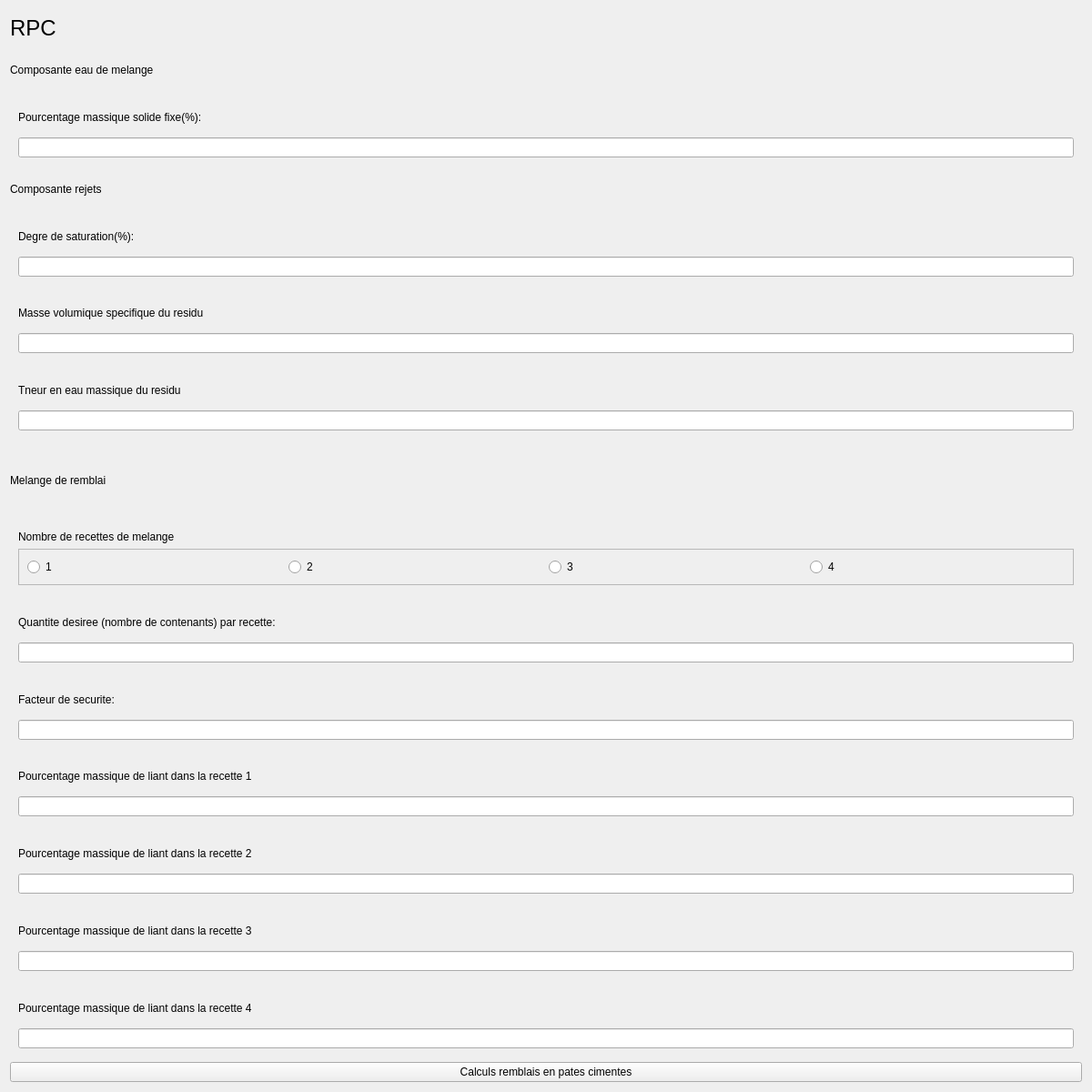
                    <widget class="QWidget" name="scrollAreaWidgetContents_4">
                     <property name="geometry">
                      <rect>
                       <x>0</x>
                       <y>-493</y>
                       <width>1200</width>
                       <height>1200</height>
                      </rect>
                     </property>
                     <property name="minimumSize">
                      <size>
                       <width>1200</width>
                       <height>1200</height>
                      </size>
                     </property>
                     <layout class="QVBoxLayout" name="verticalLayout_54">
                      <item>
                       <widget class="QLabel" name="label_40">
                        <property name="maximumSize">
                         <size>
                          <width>16777215</width>
                          <height>40</height>
                         </size>
                        </property>
                        <property name="font">
                         <font>
                          <pointsize>18</pointsize>
                         </font>
                        </property>
                        <property name="text">
                         <string>RPC</string>
                        </property>
                       </widget>
                      </item>
                      <item>
                       <widget class="QLabel" name="label_41">
                        <property name="maximumSize">
                         <size>
                          <width>16777215</width>
                          <height>40</height>
                         </size>
                        </property>
                        <property name="text">
                         <string>Composante eau de melange</string>
                        </property>
                       </widget>
                      </item>
                      <item>
                       <widget class="QWidget" name="widget_35" native="true">
                        <layout class="QVBoxLayout" name="verticalLayout_55">
                         <item>
                          <widget class="QLabel" name="label_42">
                           <property name="text">
                            <string>Pourcentage massique solide fixe(%):</string>
                           </property>
                          </widget>
                         </item>
                         <item>
                          <widget class="QLineEdit" name="lineEdit_22"/>
                         </item>
                        </layout>
                       </widget>
                      </item>
                      <item>
                       <widget class="QLabel" name="label_46">
                        <property name="maximumSize">
                         <size>
                          <width>16777215</width>
                          <height>40</height>
                         </size>
                        </property>
                        <property name="text">
                         <string>Composante rejets</string>
                        </property>
                       </widget>
                      </item>
                      <item>
                       <widget class="QWidget" name="widget_36" native="true">
                        <layout class="QVBoxLayout" name="verticalLayout_56">
                         <item>
                          <widget class="QLabel" name="label_43">
                           <property name="text">
                            <string>Degre de saturation(%):</string>
                           </property>
                          </widget>
                         </item>
                         <item>
                          <widget class="QLineEdit" name="lineEdit_23"/>
                         </item>
                        </layout>
                       </widget>
                      </item>
                      <item>
                       <widget class="QWidget" name="widget_37" native="true">
                        <layout class="QVBoxLayout" name="verticalLayout_57">
                         <item>
                          <widget class="QLabel" name="label_44">
                           <property name="text">
                            <string>Masse volumique specifique du residu</string>
                           </property>
                          </widget>
                         </item>
                         <item>
                          <widget class="QLineEdit" name="lineEdit_24"/>
                         </item>
                        </layout>
                       </widget>
                      </item>
                      <item>
                       <widget class="QWidget" name="widget_38" native="true">
                        <layout class="QVBoxLayout" name="verticalLayout_58">
                         <item>
                          <widget class="QLabel" name="label_45">
                           <property name="text">
                            <string>Tneur en eau massique du residu</string>
                           </property>
                          </widget>
                         </item>
                         <item>
                          <widget class="QLineEdit" name="lineEdit_25"/>
                         </item>
                        </layout>
                       </widget>
                      </item>
                      <item>
                       <widget class="QLabel" name="label_47">
                        <property name="text">
                         <string>Melange de remblai</string>
                        </property>
                       </widget>
                      </item>
                      <item>
                       <widget class="QWidget" name="widget_39" native="true">
                        <layout class="QVBoxLayout" name="verticalLayout_59">
                         <item>
                          <widget class="QLabel" name="label_48">
                           <property name="text">
                            <string>Nombre de recettes de melange</string>
                           </property>
                          </widget>
                         </item>
                         <item>
                          <widget class="QFrame" name="frame_7">
                           <property name="minimumSize">
                            <size>
                             <width>0</width>
                             <height>30</height>
                            </size>
                           </property>
                           <property name="frameShape">
                            <enum>QFrame::StyledPanel</enum>
                           </property>
                           <property name="frameShadow">
                            <enum>QFrame::Raised</enum>
                           </property>
                           <layout class="QHBoxLayout" name="horizontalLayout_11">
                            <item>
                             <widget class="QRadioButton" name="radioButton_30">
                              <property name="text">
                               <string>1</string>
                              </property>
                             </widget>
                            </item>
                            <item>
                             <widget class="QRadioButton" name="radioButton_31">
                              <property name="text">
                               <string>2</string>
                              </property>
                             </widget>
                            </item>
                            <item>
                             <widget class="QRadioButton" name="radioButton_32">
                              <property name="text">
                               <string>3</string>
                              </property>
                             </widget>
                            </item>
                            <item>
                             <widget class="QRadioButton" name="radioButton_33">
                              <property name="text">
                               <string>4</string>
                              </property>
                             </widget>
                            </item>
                           </layout>
                          </widget>
                         </item>
                        </layout>
                       </widget>
                      </item>
                      <item>
                       <widget class="QWidget" name="widget_40" native="true">
                        <layout class="QVBoxLayout" name="verticalLayout_60">
                         <item>
                          <widget class="QLabel" name="label_49">
                           <property name="text">
                            <string>Quantite desiree (nombre de contenants) par recette:</string>
                           </property>
                          </widget>
                         </item>
                         <item>
                          <widget class="QLineEdit" name="lineEdit_26"/>
                         </item>
                        </layout>
                       </widget>
                      </item>
                      <item>
                       <widget class="QWidget" name="widget_41" native="true">
                        <layout class="QVBoxLayout" name="verticalLayout_61">
                         <item>
                          <widget class="QLabel" name="label_50">
                           <property name="text">
                            <string>Facteur de securite:</string>
                           </property>
                          </widget>
                         </item>
                         <item>
                          <widget class="QLineEdit" name="lineEdit_27"/>
                         </item>
                        </layout>
                       </widget>
                      </item>
                      <item>
                       <widget class="QWidget" name="widget_42" native="true">
                        <layout class="QVBoxLayout" name="verticalLayout_62">
                         <item>
                          <widget class="QLabel" name="label_51">
                           <property name="text">
                            <string>Pourcentage massique de liant dans la recette 1</string>
                           </property>
                          </widget>
                         </item>
                         <item>
                          <widget class="QLineEdit" name="lineEdit_28"/>
                         </item>
                        </layout>
                       </widget>
                      </item>
                      <item>
                       <widget class="QWidget" name="widget_43" native="true">
                        <layout class="QVBoxLayout" name="verticalLayout_63">
                         <item>
                          <widget class="QLabel" name="label_52">
                           <property name="text">
                            <string>Pourcentage massique de liant dans la recette 2</string>
                           </property>
                          </widget>
                         </item>
                         <item>
                          <widget class="QLineEdit" name="lineEdit_29"/>
                         </item>
                        </layout>
                       </widget>
                      </item>
                      <item>
                       <widget class="QWidget" name="widget_44" native="true">
                        <layout class="QVBoxLayout" name="verticalLayout_64">
                         <item>
                          <widget class="QLabel" name="label_53">
                           <property name="text">
                            <string>Pourcentage massique de liant dans la recette 3</string>
                           </property>
                          </widget>
                         </item>
                         <item>
                          <widget class="QLineEdit" name="lineEdit_30"/>
                         </item>
                        </layout>
                       </widget>
                      </item>
                      <item>
                       <widget class="QWidget" name="widget_45" native="true">
                        <layout class="QVBoxLayout" name="verticalLayout_65">
                         <item>
                          <widget class="QLabel" name="label_54">
                           <property name="text">
                            <string>Pourcentage massique de liant dans la recette 4</string>
                           </property>
                          </widget>
                         </item>
                         <item>
                          <widget class="QLineEdit" name="lineEdit_31"/>
                         </item>
                        </layout>
                       </widget>
                      </item>
                      <item>
                       <widget class="QPushButton" name="pushButton_20">
                        <property name="text">
                         <string>Calculs remblais en pates cimentes</string>
                        </property>
                       </widget>
                      </item>
                     </layout>
                    </widget>
